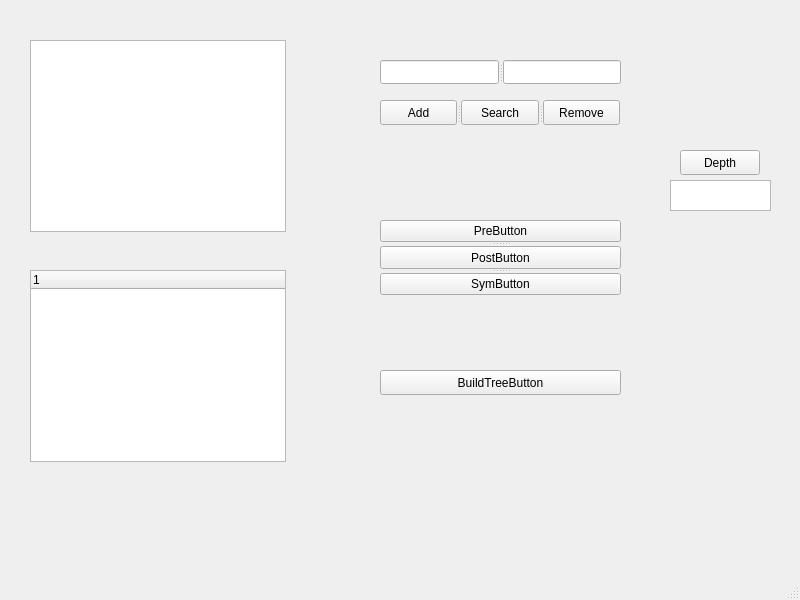
<?xml version="1.0" encoding="UTF-8"?>
<ui version="4.0">
 <class>MainWindow</class>
 <widget class="QMainWindow" name="MainWindow">
  <property name="geometry">
   <rect>
    <x>0</x>
    <y>0</y>
    <width>800</width>
    <height>600</height>
   </rect>
  </property>
  <property name="windowTitle">
   <string>MainWindow</string>
  </property>
  <widget class="QWidget" name="centralwidget">
   <widget class="QListWidget" name="listWidget">
    <property name="geometry">
     <rect>
      <x>30</x>
      <y>40</y>
      <width>256</width>
      <height>192</height>
     </rect>
    </property>
   </widget>
   <widget class="QTreeWidget" name="treeWidget">
    <property name="geometry">
     <rect>
      <x>30</x>
      <y>270</y>
      <width>256</width>
      <height>192</height>
     </rect>
    </property>
    <column>
     <property name="text">
      <string notr="true">1</string>
     </property>
    </column>
   </widget>
   <widget class="QPushButton" name="BuildTreeButton">
    <property name="geometry">
     <rect>
      <x>380</x>
      <y>370</y>
      <width>241</width>
      <height>25</height>
     </rect>
    </property>
    <property name="text">
     <string>BuildTreeButton</string>
    </property>
   </widget>
   <widget class="QPushButton" name="DepthButton">
    <property name="geometry">
     <rect>
      <x>680</x>
      <y>150</y>
      <width>80</width>
      <height>25</height>
     </rect>
    </property>
    <property name="text">
     <string>Depth</string>
    </property>
   </widget>
   <widget class="QListWidget" name="Depth">
    <property name="geometry">
     <rect>
      <x>670</x>
      <y>180</y>
      <width>101</width>
      <height>31</height>
     </rect>
    </property>
   </widget>
   <widget class="QSplitter" name="splitter">
    <property name="geometry">
     <rect>
      <x>380</x>
      <y>100</y>
      <width>240</width>
      <height>25</height>
     </rect>
    </property>
    <property name="orientation">
     <enum>Qt::Horizontal</enum>
    </property>
    <widget class="QPushButton" name="AddButton">
     <property name="text">
      <string>Add</string>
     </property>
    </widget>
    <widget class="QPushButton" name="SearchButton">
     <property name="text">
      <string>Search</string>
     </property>
    </widget>
    <widget class="QPushButton" name="RemoveButton">
     <property name="text">
      <string>Remove</string>
     </property>
    </widget>
   </widget>
   <widget class="QSplitter" name="splitter_2">
    <property name="geometry">
     <rect>
      <x>380</x>
      <y>60</y>
      <width>241</width>
      <height>24</height>
     </rect>
    </property>
    <property name="orientation">
     <enum>Qt::Horizontal</enum>
    </property>
    <widget class="QLineEdit" name="KeyEdit"/>
    <widget class="QLineEdit" name="NameEdit"/>
   </widget>
   <widget class="QSplitter" name="splitter_3">
    <property name="geometry">
     <rect>
      <x>380</x>
      <y>220</y>
      <width>241</width>
      <height>75</height>
     </rect>
    </property>
    <property name="orientation">
     <enum>Qt::Vertical</enum>
    </property>
    <widget class="QPushButton" name="PreButton">
     <property name="text">
      <string>PreButton</string>
     </property>
    </widget>
    <widget class="QPushButton" name="PostButton">
     <property name="text">
      <string>PostButton</string>
     </property>
    </widget>
    <widget class="QPushButton" name="SymButton">
     <property name="text">
      <string>SymButton</string>
     </property>
    </widget>
   </widget>
  </widget>
  <widget class="QMenuBar" name="menubar">
   <property name="geometry">
    <rect>
     <x>0</x>
     <y>0</y>
     <width>800</width>
     <height>25</height>
    </rect>
   </property>
  </widget>
  <widget class="QStatusBar" name="statusbar"/>
 </widget>
 <resources/>
 <connections/>
</ui>
